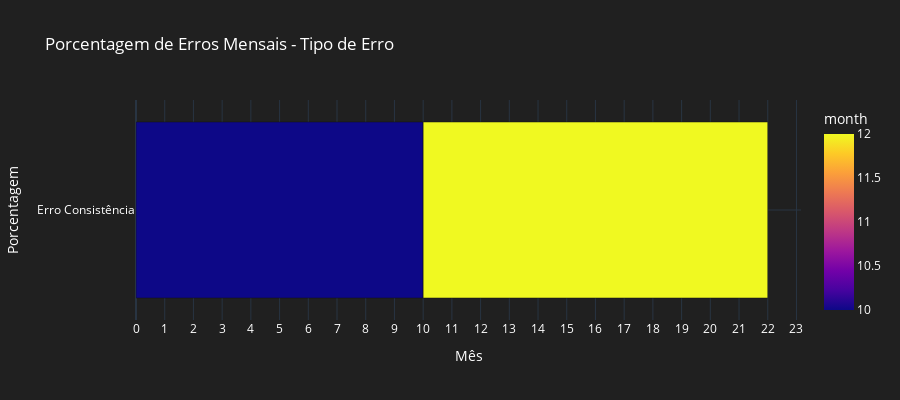

This figure's notebook cell:
### Code cell
# Resetando o índice para o gráfico de barras de porcentagem de erros mensais
erro_percentage_monthly_reset = erro_percentage_monthly.reset_index()

# Gráfico de barras para a porcentagem de erros mensais
fig6 = px.bar(
    erro_percentage_monthly_reset,
    x='month', 
    y='erro_consistencia', 
    color='month', 
    title="Porcentagem de Erros Mensais", 
    labels={'erro_consistencia': 'Tipo de Erro', 'percentage': 'Porcentagem'},
    color_discrete_sequence=px.colors.qualitative.Set1, 
    barmode='stack', 
    height=400,  
    template='plotly_dark', 
)

fig6.update_layout(
    title_text="Porcentagem de Erros Mensais - Tipo de Erro",  
    xaxis_title="Mês",  
    yaxis_title="Porcentagem",  
    xaxis=dict(tickmode='linear', tick0=1, dtick=1),  
    yaxis=dict(showgrid=True),  
    plot_bgcolor='rgb(32, 32, 32)', 
    paper_bgcolor='rgb(32, 32, 32)',  
    font=dict(color="white"),  
    showlegend=True 
)

fig6.show()

### Figure 1 — Plotly figure (JSON) as saved in the notebook; plotly's stock layout.template omitted (floating-point values rounded to 4 significant figures)
{"data": [{"alignmentgroup": "True", "hovertemplate": "month=%{marker.color}<br>Tipo de Erro=%{y}<extra></extra>", "legendgroup": "", "marker": {"color": [10, 12], "coloraxis": "coloraxis", "pattern": {"shape": ""}}, "name": "", "offsetgroup": "", "orientation": "h", "showlegend": false, "textposition": "auto", "type": "bar", "x": [10, 12], "xaxis": "x", "y": ["Erro Consistência", "Erro Consistência"], "yaxis": "y"}], "layout": {"barmode": "stack", "coloraxis": {"colorbar": {"title": {"text": "month"}}, "colorscale": [[0, "#0d0887"], [0.1111, "#46039f"], [0.2222, "#7201a8"], [0.3333, "#9c179e"], [0.4444, "#bd3786"], [0.5556, "#d8576b"], [0.6667, "#ed7953"], [0.7778, "#fb9f3a"], [0.8889, "#fdca26"], [1, "#f0f921"]]}, "font": {"color": "white"}, "height": 400, "legend": {"tracegroupgap": 0}, "paper_bgcolor": "rgb(32, 32, 32)", "plot_bgcolor": "rgb(32, 32, 32)", "showlegend": true, "title": {"text": "Porcentagem de Erros Mensais - Tipo de Erro"}, "xaxis": {"anchor": "y", "domain": [0, 1], "dtick": 1, "tick0": 1, "tickmode": "linear", "title": {"text": "Mês"}}, "yaxis": {"anchor": "x", "domain": [0, 1], "showgrid": true, "title": {"text": "Porcentagem"}}}}
